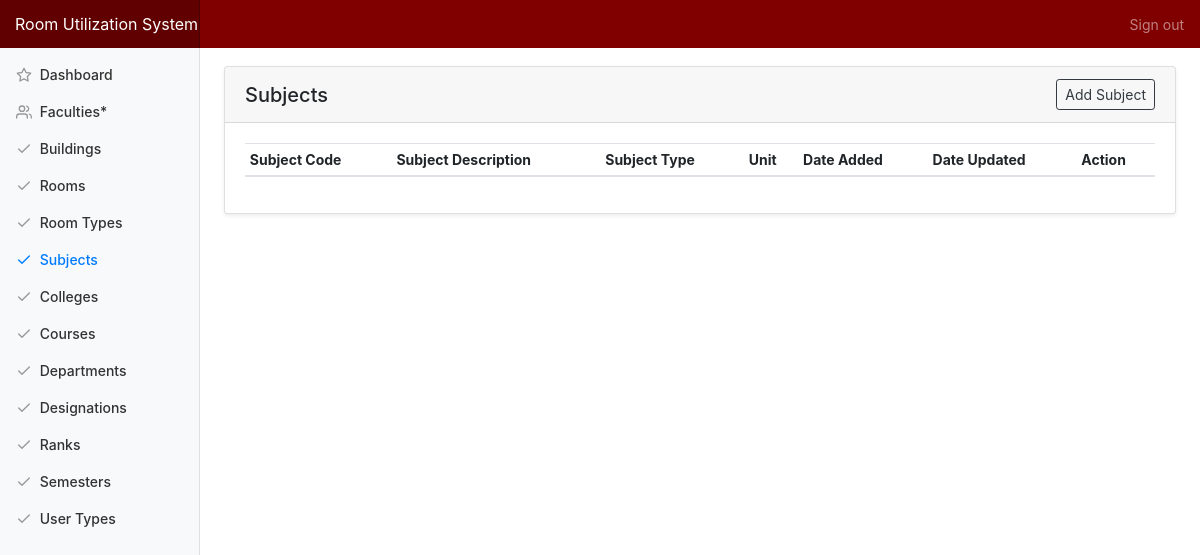
/index.php/admin/subject, run on an earlier commit of the app's database.
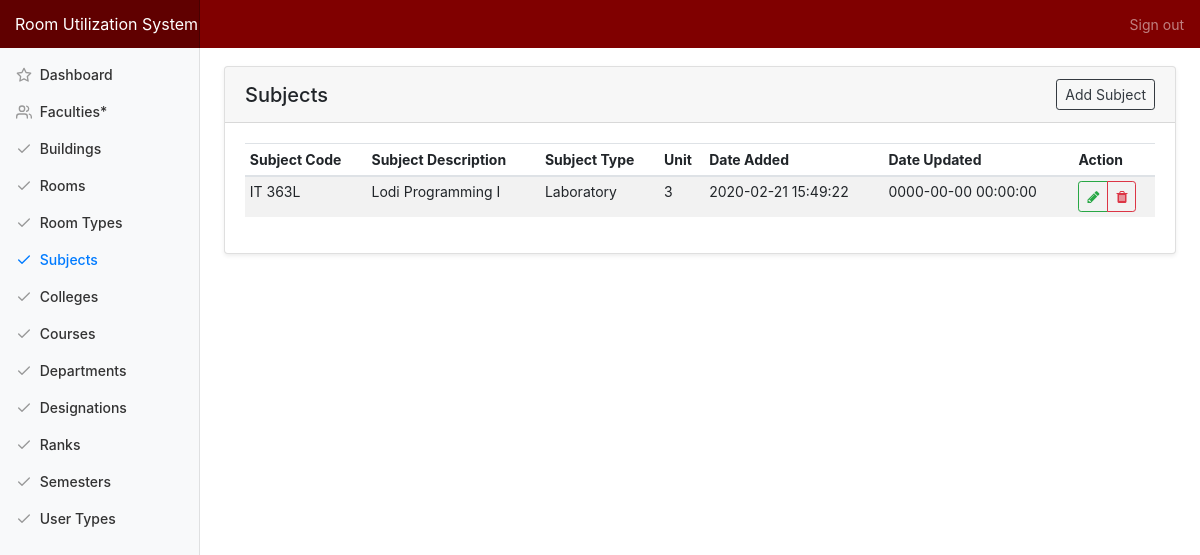
And on a later commit of the database.
### tables this page shows
CREATE TABLE `tbl_subject` (
  `subject_id` int(11) NOT NULL,
  `subject_code` varchar(50) NOT NULL,
  `subject_description` varchar(250) NOT NULL,
  `subject_type` varchar(50) NOT NULL,
  `subject_unit` int(4) NOT NULL,
  `subject_added` datetime NOT NULL DEFAULT CURRENT_TIMESTAMP,
  `subject_modified` datetime NOT NULL DEFAULT '0000-00-00 00:00:00' ON UPDATE CURRENT_TIMESTAMP
);

### application/controllers/Admin.php (called while the page is built, shortened)
<?php
class Admin extends CI_Controller {
	public function subject(){
		$data['title'] = "Subjects";
		$data['subjects'] = $this->main_model->getSubjects();
		$data['room_types'] = $this->main_model->getRoomTypes();
		$this->load->view('templates/header', $data);
		$this->load->view('admin/subject');
		$this->load->view('templates/footer');
	}
}

### index.php (called while the page is built, shortened)
<?php
require_once BASEPATH.'core/CodeIgniter.php';

### application/models/Main_model.php (called while the page is built, shortened)
<?php defined('BASEPATH') OR exit('No direct script access allowed');
Class Main_model extends CI_Model{
	public function getSubjects(){
		return $this->db->get('tbl_subject')->result_array();
	}
}

### application/views/admin/subject.php (the view, shortened to what this page needs)
<?php $this->load->view('templates/nav'); ?>
<div class="container-fluid">
  <div class="row">
    <?php $this->load->view('templates/side');?>
    <main role="main" class="col-md-9 ml-sm-auto col-lg-10 pt-4 px-4 mb-3">
      <div class="card shadow-sm">
			  <h5 class="card-header d-flex justify-content-between align-items-center">
          <?=$title?>
          <a href="#" class="btn btn-outline-dark btn-sm" data-toggle="modal" data-target="#modal_subject_add">Add Subject</a>
        </h5>
			  <div class="card-body">
          <table class="table table-striped table-hover table-sm">
            <thead>
              <tr>
                <th>Subject Code</th>
                <th>Subject Description</th>
                <th>Subject Type</th>
                <th>Unit</th>
                <th>Date Added</th>
                <th>Date Updated</th>
                <th>Action</th>
              </tr>
            </thead>
            <tbody>
              <?php foreach ($subjects as $row) {?>
              <tr>
                <td><?=$row['subject_code']?></td>
                <td><?=$row['subject_description']?></td>
                <td><?=$row['subject_type']?></td>
                <td><?=$row['subject_unit']?></td>
                <td><?=$row['subject_added']?></td>
                <td><?=$row['subject_modified']?></td>
                <td>
                  <div class="btn-group" role="group">
                    <a href="#" class="btn btn-sm btn-outline-success action-btn updateSubject" id="<?=$row['subject_id']?>//<?=$row['subject_code']?>//<?=$row['subject_description']?>//<?=$row['subject_type']?>//<?=$row['subject_unit']?>" data-toggle="modal" data-target="#modal_subject_update" data-toggle="tooltip" data-placement="top" title="Update Subject">
                      <span class="fa fa-pencil"></span>
                    </a>
                    <a href="#" id="<?=base_url('admin/delete/subject/'.$row['subject_id'])?>" class="btn btn-sm btn-outline-danger action-btn delete" data-toggle="tooltip" data-placement="top" title="Delete Subject">
                      <span class="fa fa-trash"></span>
                    </a>
                  </div>
                </td>
              </tr>
              <?php } ?>
            </tbody>
          </table>
			  </div>
			</div>
   </main>
  </div>
</div>

### application/views/templates/header.php (shortened to what this page needs)
<!DOCTYPE html>
<html lang="en">
<head>
	<link rel="stylesheet" type="text/css" href="<?=base_url('assets/css/bootstrap.min.css')?>">
	<link rel="stylesheet" type="text/css" href="<?=base_url('assets/css/bootstrap-select.min.css')?>">
	<link rel="stylesheet" type="text/css" href="<?=base_url('assets/css/dashboard.css')?>">
	<link rel="stylesheet" type="text/css" href="<?=base_url('assets/css/dataTables.bootstrap4.min.css')?>">
	<link rel="stylesheet" type="text/css" href="<?=base_url('assets/css/jquery-confirm.min.css')?>">
	<link rel="stylesheet" type="text/css" href="<?=base_url('assets/css/font-awesome.min.css')?>">
	<link rel="stylesheet" type="text/css" href="<?=base_url('assets/css/rus.css')?>">
</head>
<body>

### application/views/templates/nav.php (shortened to what this page needs)
<nav class="navbar navbar-dark fixed-top flex-md-nowrap p-0" style="background:#800000">
  <a class="navbar-brand col-sm-3 col-md-2 mr-0" href="#">Room Utilization System</a>
  <ul class="navbar-nav px-3">
    <li class="nav-item text-nowrap">
      <a class="nav-link" href="<?=base_url('auth/logout')?>">Sign out</a>
    </li>
  </ul>
</nav>
<br>
<br>

### application/views/templates/side.php
<nav class="col-md-2 d-none d-md-block bg-light sidebar">
  <div class="sidebar-sticky">
    <ul class="nav flex-column">
      <li class="nav-item">
        <a class="nav-link <?=($title=='Dashboard')?'active':'';?>" href="<?=base_url('admin')?>">
          <span data-feather="star"></span>
          Dashboard
        </a>
      </li>
      <li class="nav-item">
        <a class="nav-link <?=($title=='Faculties')?'active':'';?>" href="<?=base_url('admin/faculty')?>">
          <span data-feather="users"></span>
          Faculties*
        </a>
      </li>
      <li class="nav-item">
        <a class="nav-link <?=($title=='Buildings')?'active':'';?>" href="<?=base_url('admin/building')?>">
          <span data-feather="check"></span>
          Buildings
        </a>
      </li>
      <li class="nav-item">
        <a class="nav-link <?=($title=='Rooms')?'active':'';?>" href="<?=base_url('admin/room')?>">
          <span data-feather="check"></span>
          Rooms
        </a>
      </li>
      <li class="nav-item">
        <a class="nav-link <?=($title=='Room Types')?'active':'';?>" href="<?=base_url('admin/room_type')?>">
          <span data-feather="check"></span>
          Room Types
        </a>
      </li>
      <li class="nav-item">
        <a class="nav-link <?=($title=='Subjects')?'active':'';?>" href="<?=base_url('admin/subject')?>">
          <span data-feather="check"></span>
          Subjects
        </a>
      </li>
      <li class="nav-item">
        <a class="nav-link <?=($title=='Colleges')?'active':'';?>" href="<?=base_url('admin/college')?>">
          <span data-feather="check"></span>
          Colleges
        </a>
      </li>
      <li class="nav-item">
        <a class="nav-link <?=($title=='Courses')?'active':'';?>" href="<?=base_url('admin/course')?>">
          <span data-feather="check"></span>
          Courses
        </a>
      </li>
      <li class="nav-item">
        <a class="nav-link <?=($title=='Departments')?'active':'';?>" href="<?=base_url('admin/department')?>">
          <span data-feather="check"></span>
          Departments
        </a>
      </li>
      <li class="nav-item">
        <a class="nav-link <?=($title=='Designations')?'active':'';?>" href="<?=base_url('admin/designation')?>">
          <span data-feather="check"></span>
          Designations
        </a>
      </li>
      <li class="nav-item">
        <a class="nav-link <?=($title=='Ranks')?'active':'';?>" href="<?=base_url('admin/rank')?>">
          <span data-feather="check"></span>
          Ranks
        </a>
      </li>
      <li class="nav-item">
        <a class="nav-link <?=($title=='Semesters')?'active':'';?>" href="<?=base_url('admin/semester')?>">
          <span data-feather="check"></span>
          Semesters
        </a>
      </li>
      <li class="nav-item">
        <a class="nav-link <?=($title=='User Types')?'active':'';?>" href="<?=base_url('admin/user_type')?>">
          <span data-feather="check"></span>
          User Types
        </a>
      </li>
    </ul>
  </div>
</nav>

### application/views/templates/footer.php (shortened to what this page needs)
</body>
</html>

### assets/css/dashboard.css (style rules this page uses)
body { font-size: .875rem; }
.feather { width: 16px; height: 16px; vertical-align: text-bottom; }
.sidebar { position: fixed; top: 0; bottom: 0; left: 0; z-index: 100; padding: 48px 0 0; box-shadow: inset -1px 0 0 rgba(0, 0, 0, .1); }
.sidebar-sticky { position: relative; top: 0; height: calc(100vh - 48px); padding-top: .5rem; overflow-x: hidden; overflow-y: auto; }
.sidebar .nav-link { font-weight: 500; color: #333; }
.sidebar .nav-link .feather { margin-right: 4px; color: #999; }
.sidebar .nav-link.active { color: #007bff; }
.sidebar .nav-link:hover .feather, .sidebar .nav-link.active .feather { color: inherit; }
[role="main"] { padding-top: 133px; }
@media (min-width: 768px) { [role="main"] { padding-top: 48px; } }
.navbar-brand { padding-top: .75rem; padding-bottom: .75rem; font-size: 1rem; background-color: rgba(0, 0, 0, .25); box-shadow: inset -1px 0 0 rgba(0, 0, 0, .25); }

### assets/css/rus.css (style rules this page uses)
nav { z-index: 101; }

What changed in the data, as far as the page shows it:
added tbl_subject: subject_code "IT 363L", subject_description "Lodi Programming I", subject_type "Laboratory", subject_unit "3", subject_added "2020-02-21 15:49:22", subject_modified "0000-00-00 00:00:00"
